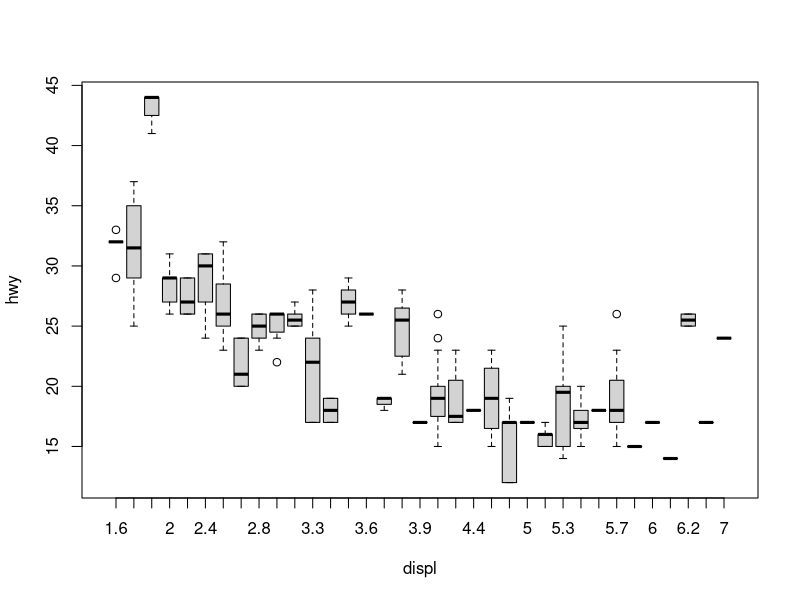
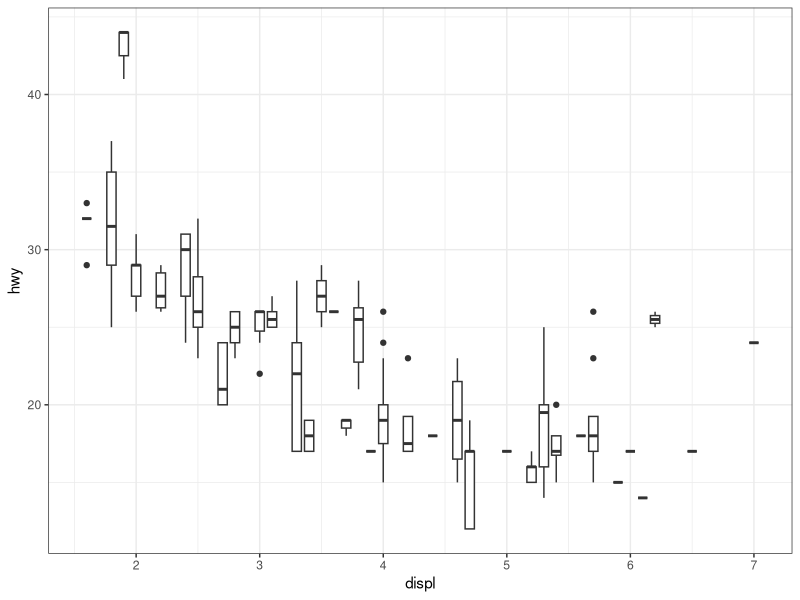
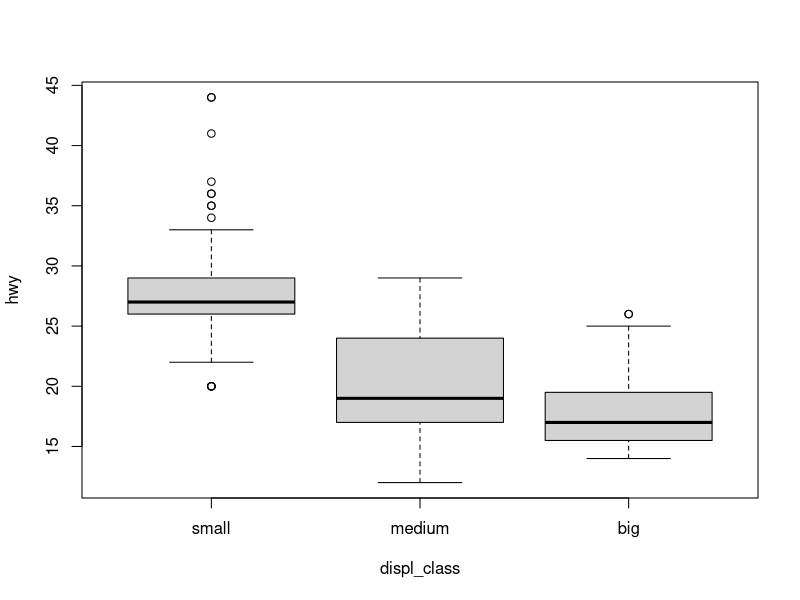
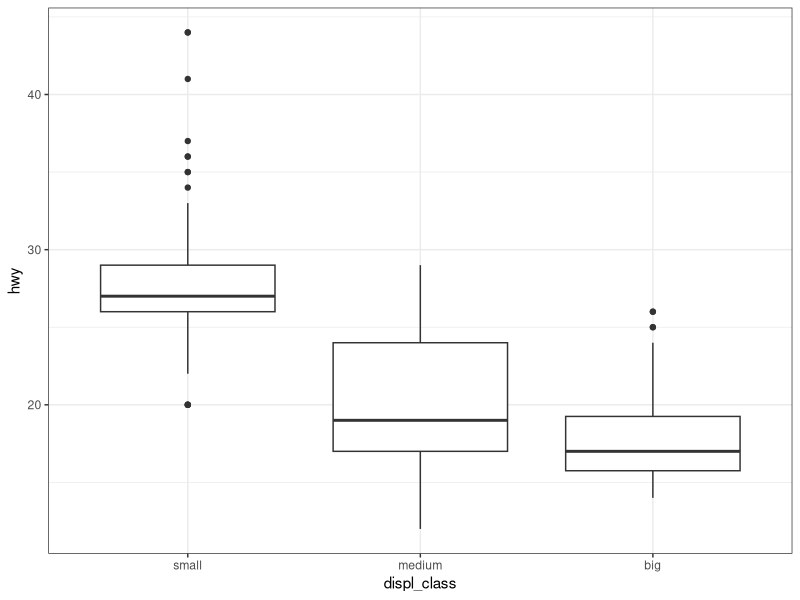
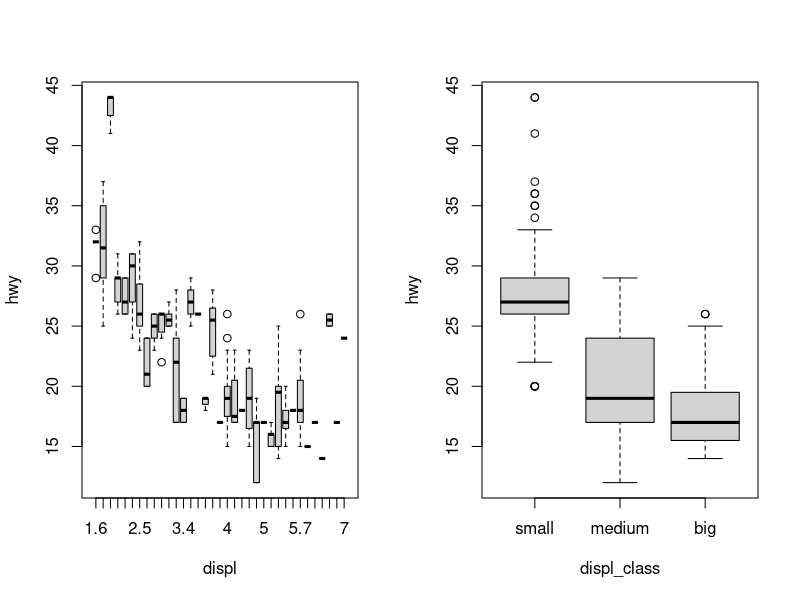

The R script that drew these images, in order:
#####################################################
# Descriptive Statistics: miles per gallon
# Solution
#
# File: des_stat_miles_gallon_sol.R
#
######################################################
library(tidyverse)

# inspect the description of the data set
?mpg()

# select only the variables displ and hwy and add 
# a colummn displ_class which denotes the belonging
# to one of the groups 
# low (1 < displ <= 3), medium (3 < displ <= 5),
# big (5 < displ <= 8)
tab <-
  mpg %>%
  select(displ,hwy) %>%
  mutate(displ_class = 
           cut(displ,breaks = c(1,3,5,8),
               labels = c("small","medium","big"))
  )
tab

# calculate mean, min, max Q1, Q2 and Q3 of the variable
# hwy grouped by the values of displ.
stat_hwy_displ <-
  tab %>%
  group_by(displ) %>%
  summarise(mean=mean(hwy),min=min(hwy),max=max(hwy),
            q1=quantile(hwy,0.25, type=1),
            q2=quantile(hwy,0.5, type=1),
            q3=quantile(hwy,0.75, type=1),
            nobs = n()
            )
stat_hwy_displ

# calculate mean, min, max Q1, Q2 and Q3 of the variable
# hwy grouped by the values of displ_class.
stat_hwy_class <-
  tab %>%
  group_by(displ_class) %>%
  summarise(mean(hwy),min(hwy),max(hwy),
            q1=quantile(hwy,0.25, type=2),
            q2=quantile(hwy,0.5, type=2),
            q3=quantile(hwy,0.75, type=2),
            nobs = n()
            )
stat_hwy_class

# boxplots of hwy grouped by displ
boxplot(hwy ~ displ, data = tab, xlab = "displ", ylab = "hwy")
# using ggplot
ggplot(data = tab) +
  geom_boxplot(mapping = aes(group = displ, x = displ, y = hwy)) + 
  theme_bw()

# boxplots of hwy grouped by displ_class
boxplot(hwy ~ displ_class, data = tab, xlab = "displ_class", ylab = "hwy")
# using ggplot
ggplot(data = tab) +
  geom_boxplot(mapping = aes(group = displ_class, x = displ_class, y = hwy)) +
#  geom_point(mapping = aes(group = displ_class, x = displ_class, y = hwy)) +
  theme_bw()

# both boxplots together
par(mfrow = c(1,2))
boxplot(hwy ~ displ, data = tab, xlab = "displ", ylab = "hwy")
boxplot(hwy ~ displ_class, data = tab, xlab = "displ_class", ylab = "hwy")
# zuruecksetzen von mfrow
par(mfrow = c(1,1))